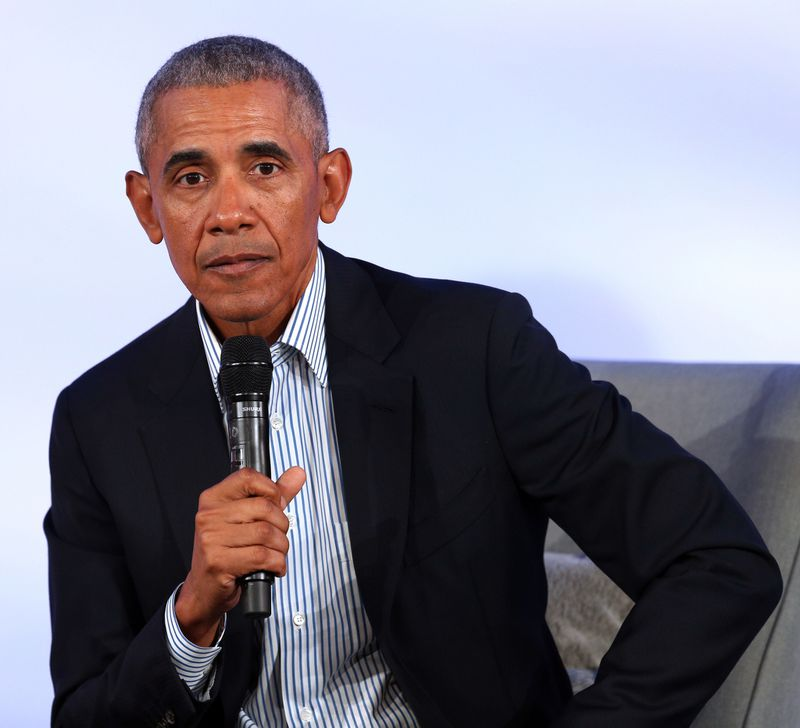
#> input picture opencv/pro4_Detect_face_and_eyes/obama.jpg, 800 x 728 px
$ python face_and_eye_detection.py
#> lines starting #> are read from the running program, lines starting #| are printed output that depends on the picture; after the words box and inside, x2 and y2 are one past the last pixel; in counts of white or black regions, pixels touching at a corner belong together
import numpy as np
import cv2

# Cargar el clasificador en cascada
face_classifier = cv2.CascadeClassifier("../Haarcascades/haarcascade_frontalface_default.xml")
eye_classifier = cv2.CascadeClassifier("../Haarcascades/haarcascade_eye.xml")

# Cargamos la imagen y la convertimos
# a escala de grises
img = cv2.imread("obama.jpg")
#> img is the input picture: shape (728, 800, 3); mean B, G, R 136.2, 124.6, 127.2
gray = cv2.cvtColor(img, cv2.COLOR_BGR2GRAY)
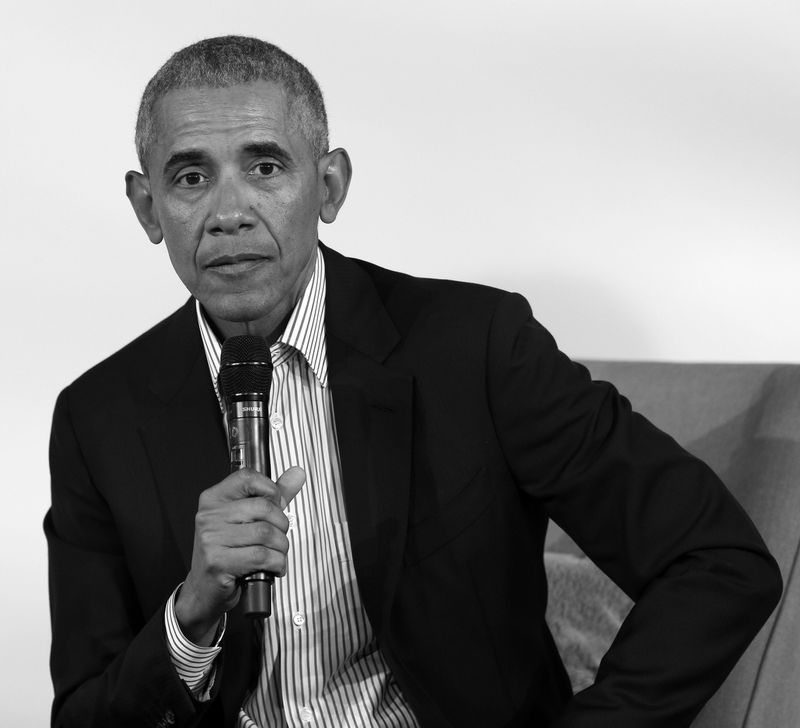
#> gray: shape (728, 800); min 0, max 255, mean 126.7

faces = face_classifier.detectMultiScale(gray, 1.3, 5)
#> faces = [[114, 80, 227, 227]]

# When no faces detected, face_classifier returns and empty tuple
if faces is ():
    print("No Face Found")

for (x,y,w,h) in faces:
    cv2.rectangle(img,(x,y),(x+w,y+h),(127,0,255),2)
    cv2.imshow('img',img)
    cv2.waitKey(0)
    roi_gray = gray[y:y+h, x:x+w]
    roi_color = img[y:y+h, x:x+w]
    eyes = eye_classifier.detectMultiScale(roi_gray)
    for (ex,ey,ew,eh) in eyes:
        cv2.rectangle(roi_color,(ex,ey),(ex+ew,ey+eh),(255,255,0),2)
        cv2.imshow('img',img)
        cv2.waitKey(0)
#> this loop made 1 pass
#> (x, y, w, h, eyes) on pass 1: (114, 80, 227, 227, [[51, 72, 51, 51], [125, 63, 50, 50], [120, 135, 25, 25]])
#> pass 1, `cv2.imshow('img',img)`:
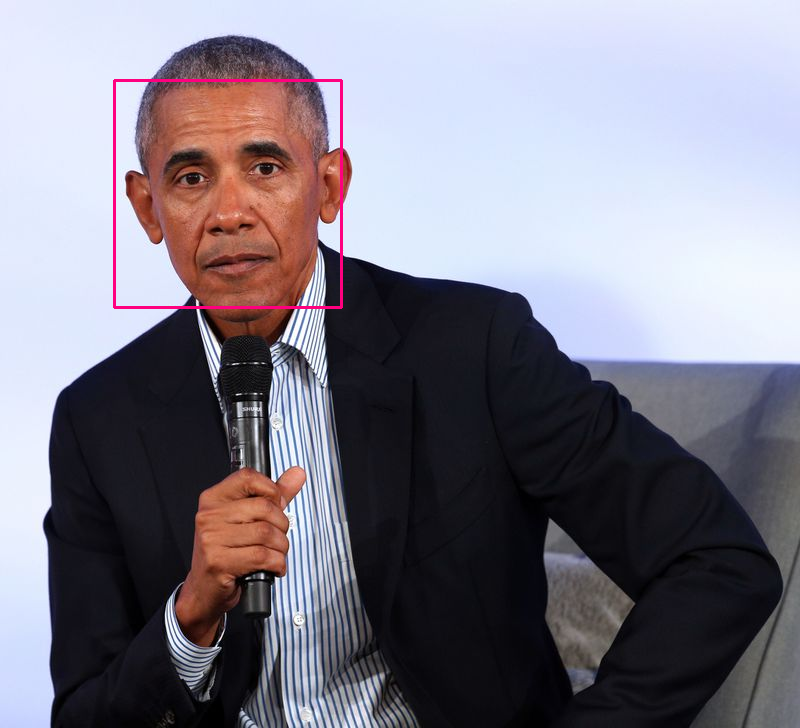
#> window 'img': shape (728, 800, 3); mean B, G, R 136, 123.9, 127.6
#> pass 1, `roi_gray = gray[y:y+h, x:x+w]`:
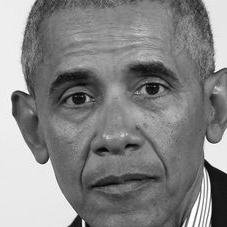
#> roi_gray: shape (227, 227); min 5, max 255, mean 133.5
#> pass 1, `roi_color = img[y:y+h, x:x+w]`:
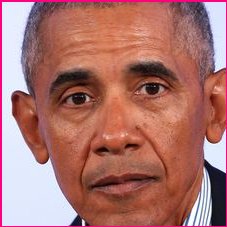
#> roi_color: shape (227, 227, 3); mean B, G, R 110, 115, 171.8
#> after the loop:
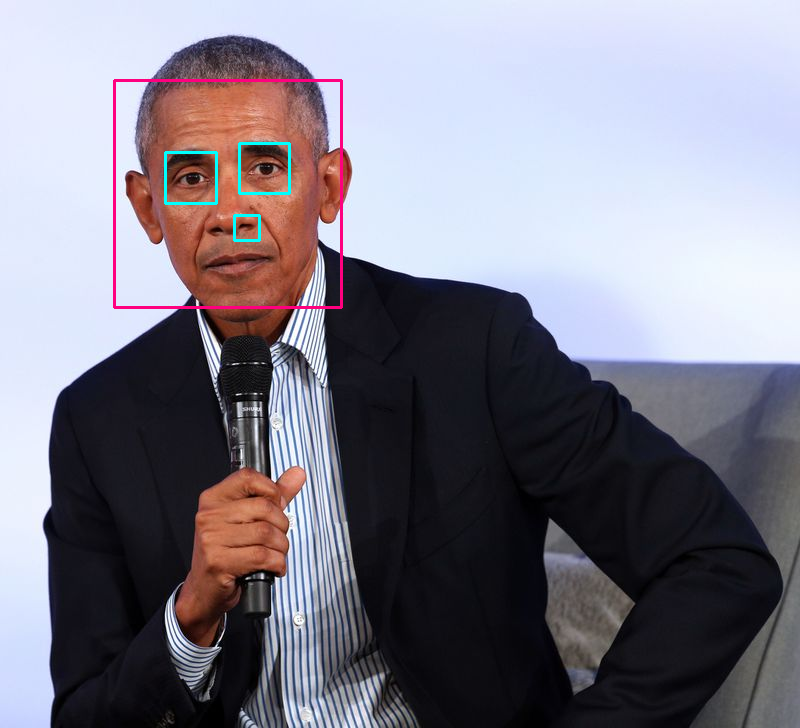
#> img: shape (728, 800, 3); 0.72% of pixels changed, all inside (x1, y1, x2, y2) = (113, 79, 343, 309)
#> after the loop:
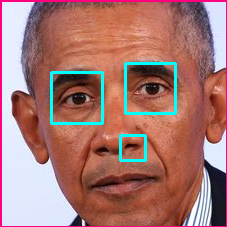
#> roi_color: shape (227, 227, 3); 2.91% of pixels changed, all inside (x1, y1, x2, y2) = (50, 62, 177, 162)

cv2.destroyAllWindows()

$ run again, with opencv/pro4_Detect_face_and_eyes/elon_musk.jpg copied over opencv/pro4_Detect_face_and_eyes/obama.jpg
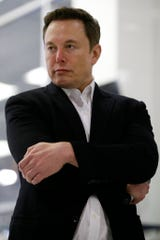
#> input picture opencv/pro4_Detect_face_and_eyes/elon_musk.jpg, 160 x 240 px
#> img is the input picture: shape (240, 160, 3); mean B, G, R 92.1, 94.4, 99.6
#> `gray = cv2.cvtColor(img, cv2.COLOR_BGR2GRAY)`:
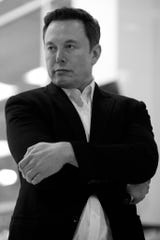
#> gray: shape (240, 160); min 0, max 255, mean 95.7
#> faces = [[35, 25, 55, 55]]
#> the loop `for (x,y,w,h) in faces:` made 1 pass
#> pass 1, `roi_color = img[y:y+h, x:x+w]`:
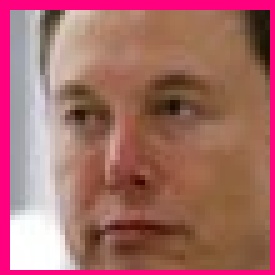
#> roi_color: shape (55, 55, 3) (shown 5 times larger); mean B, G, R 103.7, 106.3, 165.7
